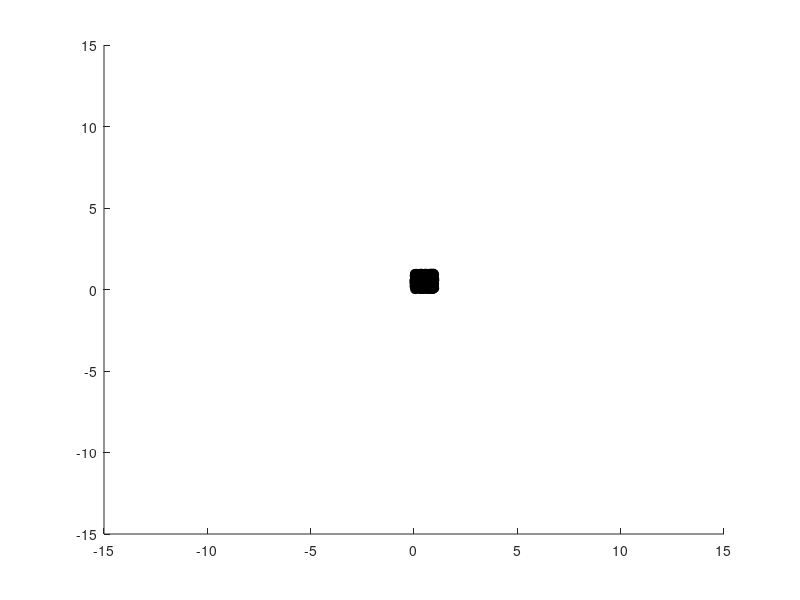

Write the MATLAB code that produced this figure. (Note: this script raises an error after producing the figure.)
% scrTestMorseForce
% this script test the Morse force between particles 
close all 
profile on 
numPart = 500;
cMat    = true(numPart); % conectivity matrix
dt      = 0.1; % time step
De      = 0.01;   % De is the well depth
alpha   = 0.01;   % alpha is the width of the potential
re      =  2; % re is the equilibrium bond distance 
forceType      = 'repulsive'; % [attractive|repulsive|full]
diffusionConst = 1;
dimension      = 3;
% initial position 
r       = rand(numPart,dimension);
% add random noise 
f  = figure;
a  = axes('Parent',f,'NextPlot','replaceChildren','XLim',[-15 15],'YLim',[-15 15],'ZLim',[-15 15]);
l  = line('XData',r(:,1), 'YData',r(:,2),'ZData',r(:,3),'Marker','o','LineStyle','none','Parent',a);
cameratoolbar
for step = 1:500; 
    particleDist = ForceManager.GetParticleDistance(r);
    edgesVec     = ForceManager.GetEdgesVectors(r,cMat);
    tic
    mForce       = MorseForce(De,alpha,re,edgesVec(:,:,1),edgesVec(:,:,2), edgesVec(:,:,3),particleDist,forceType);
    toc
    r            = r+mForce*dt ;%+sqrt(2*diffusionConst*dt)*randn(numPart,dimension);
    set(l,'XData',r(:,1),'YData',r(:,2),'ZData',r(:,3));
    drawnow;
end
profile viewer

